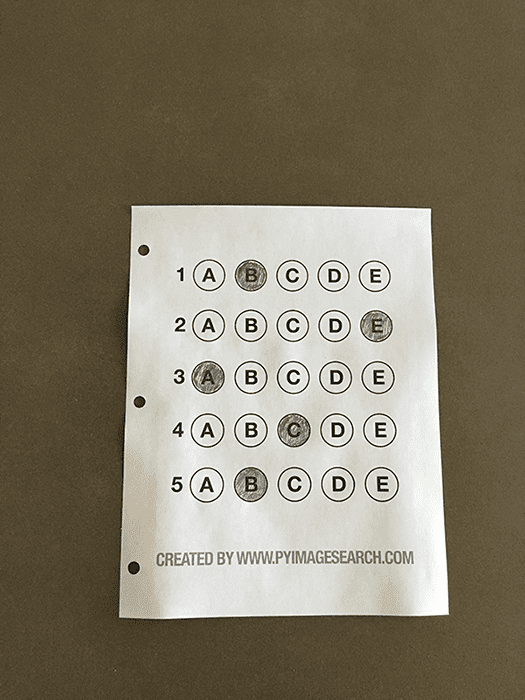
#> input picture edge detection and transform/omr_test_01.png, 525 x 700 px
$ jupyter execute '2. OMR_test.ipynb'
#> lines starting #> are read from the running program, lines starting #| are printed output that depends on the picture
[cell 1]
import numpy as np
import cv2
import matplotlib.pyplot as plt
import scipy
from imutils import contours
from imutils.perspective import four_point_transform

[cell 2]
from cProfile import label


image = cv2.imread("./omr_test_01.png")
#> image is the input picture: shape (700, 525, 3); mean B, G, R 104.6, 123.3, 130.7
gray = cv2.cvtColor(image, cv2.COLOR_BGR2GRAY)
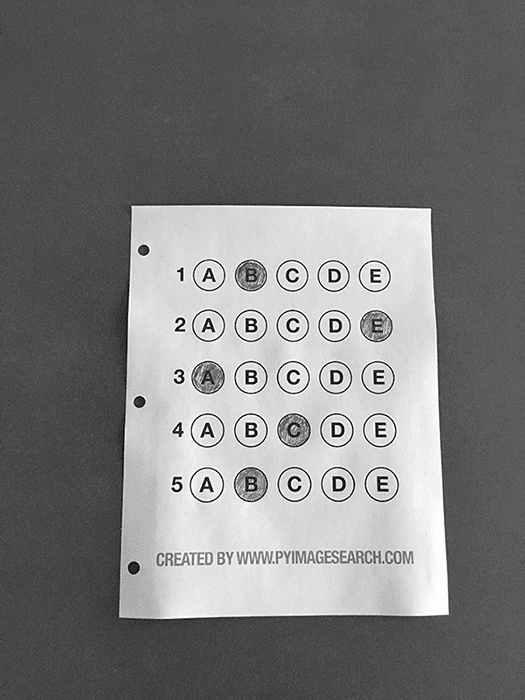
#> gray: shape (700, 525); min 14, max 253, mean 123.3
more_blurred = cv2.GaussianBlur(gray, (9,9), 10,10)
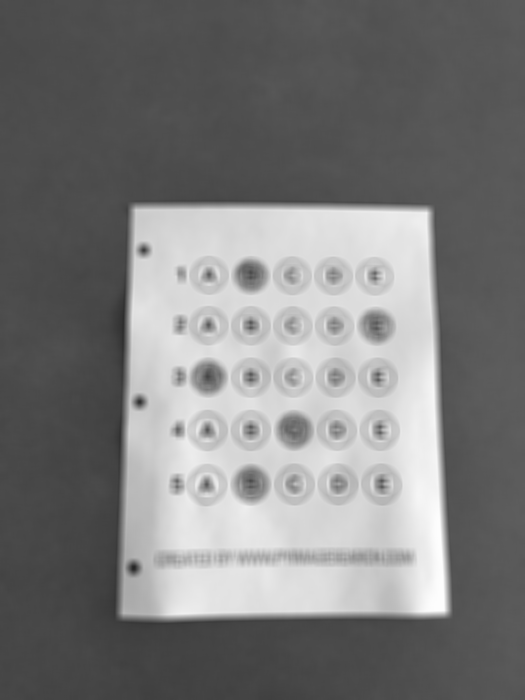
#> more_blurred: shape (700, 525); min 37, max 253, mean 123.3
less_blurred = cv2.GaussianBlur(gray, (9,9), 0.5,0.5)


## show how the function "gaussianBlur" works as sigma changes.

#more_blurred
mu_x, sigma_x = 0, 10
mx = np.linspace(mu_x-3*sigma_x, mu_x+3*sigma_x, 50)
my = scipy.stats.norm.pdf(mx, mu_x, sigma_x)
#less_blurred
mu_x, sigma_x = 0, 0.5
lx = np.linspace(mu_x-3*sigma_x, mu_x+3*sigma_x, 50)
ly = scipy.stats.norm.pdf(lx, mu_x, sigma_x)

plt.figure(figsize=(15,6))
plt.subplot(131)
plt.plot(mx, my, label="More Blurred (sigma = 10)")
plt.plot(lx,ly, label="Less Blurred (sigma=0.5)")
plt.title("Gaussian kernel shapes")
plt.legend(loc="upper right", prop={'size': 6})
plt.subplot(132)
plt.title("More Blurred Image")
plt.imshow(more_blurred, cmap="gray")
plt.subplot(133)
plt.title("Less Blurred Image")
plt.imshow(less_blurred, cmap="gray")
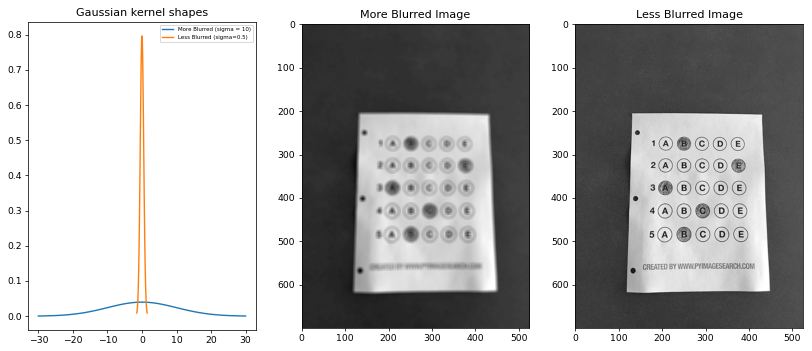
#> figure drawn by matplotlib, 3 panels; panel 1: curve peaks at x = -0.612, y = 0.0398; panel 1: curve peaks at x = -0.0306, y = 0.796
